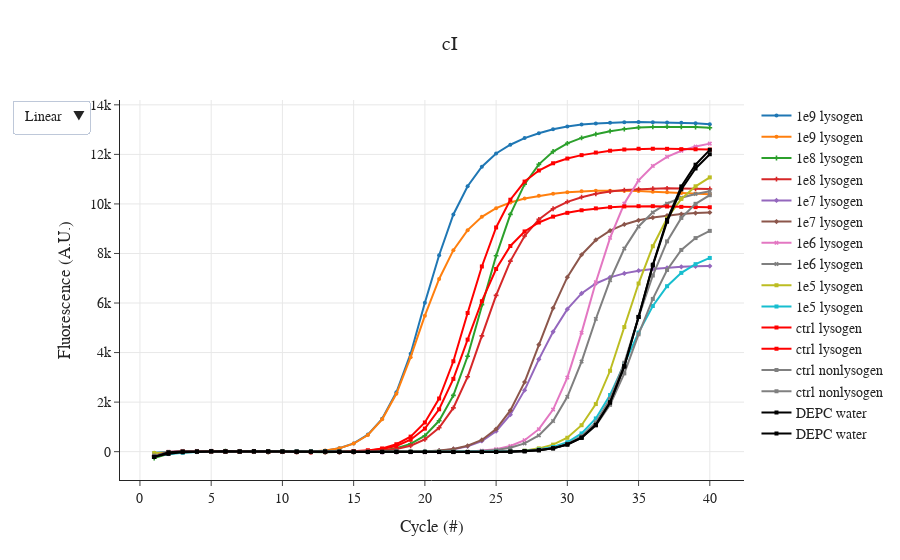

The notebook cell this image was saved under:
### Code cell
fig = go.Figure()
for i in cI.keys():
    label_ = cI[i]; 
    pos = "ctrl lysogen";
    neg = "ctrl nonlysogen";
    title_ = "cI"; 
    
    if "1e9" in label_:
        symbol = 'circle'; 
    elif "1e8" in label_:
        symbol = 'cross'; 
    elif "1e7" in label_:
        symbol = 'diamond'; 
    elif "1e6" in label_:
        symbol = 'x';
    elif "1e5" in label_:
        symbol = 'square';
    
    if label_ == neg:
        fig.add_trace(go.Scatter(
        x=df.index.to_numpy(),
        y=df[[i]].to_numpy()[:,0],
        mode='lines+markers', # Style name/legend entry with html tags
        name=label_,
        marker_symbol=symbol,
        marker=dict(color='grey', size=4),# override default to connect the gaps
        ))
    elif label_ == pos:
        fig.add_trace(go.Scatter(
        x=df.index.to_numpy(),
        y=df[[i]].to_numpy()[:,0],
        mode='lines+markers', # Style name/legend entry with html tags
        name=label_,
        marker_symbol=symbol,
        marker=dict(color='red', size=4),# override default to connect the gaps
        ))
    elif "DEPC" in label_:
        fig.add_trace(go.Scatter(
        x=df.index.to_numpy(),
        y=df[[i]].to_numpy()[:,0],
        mode='lines+markers', # Style name/legend entry with html tags
        name=label_,
        marker_symbol=symbol,
        marker=dict(color='black', size=4),# override default to connect the gaps
        ))
    else:
        fig.add_trace(go.Scatter(
        x=df.index.to_numpy(),
        y=df[[i]].to_numpy()[:,0],
        mode='lines+markers', # Style name/legend entry with html tags
        name=label_,
        marker_symbol=symbol,
        marker=dict(size=4),# override default to connect the gaps
        ))


fig.update_layout(xaxis_title='Cycle (#)',\
                  yaxis_title='Fluorescence (A.U.)',\
                  updatemenus=[dict(\
                       buttons=[\
                                dict(label="Linear",  method="relayout", args=[{"yaxis.type": "linear"}]),\
                                dict(label="Log", method="relayout", args=[{"yaxis.type": "log"}]),\
                               ])])
fig.update_xaxes(showgrid=True)
fig.update_yaxes(showgrid=True)
fig.update_layout(title_text=title_, title_x=0.5)
fig.layout.font.family = 'Arial'; fig.layout.font.size = 14

fig.show()
fig.write_html(folder+'/03_cI.html')

### Figure 1 — Plotly figure (JSON) as saved in the notebook; plotly's stock layout.template omitted (floating-point values rounded to 4 significant figures)
{"data": [{"marker": {"size": 4, "symbol": "circle"}, "mode": "lines+markers", "name": "1e9 lysogen", "type": "scatter", "x": [1, 2, 3, 4, 5, 6, 7, 8, 9, 10, 11, 12, 13, 14, 15, 16, 17, 18, 19, 20, 21, 22, 23, 24, 25, 26, 27, 28, 29, 30, 31, 32, 33, 34, 35, 36, 37, 38, 39, 40], "y": [-42.3, -10.29, 17.86, 12.57, 11.7, 3.448, -9.982, -10.41, 21.61, -14.83, -12.88, 3.609, 40.77, 140.0, 331.5, 688.4, 1325.0, 2395.0, 3956.0, 6010.0, 7929.0, 9573.0, 10720.0, 11500.0, 12040.0, 12390.0, 12660.0, 12850.0, 13020.0, 13120.0, 13200.0, 13250.0, 13280.0, 13300.0, 13310.0, 13300.0, 13290.0, 13270.0, 13250.0, 13220.0]}, {"marker": {"size": 4, "symbol": "circle"}, "mode": "lines+markers", "name": "1e9 lysogen", "type": "scatter", "x": [1, 2, 3, 4, 5, 6, 7, 8, 9, 10, 11, 12, 13, 14, 15, 16, 17, 18, 19, 20, 21, 22, 23, 24, 25, 26, 27, 28, 29, 30, 31, 32, 33, 34, 35, 36, 37, 38, 39, 40], "y": [-171.6, -74.67, -21.11, 4.908, 22.66, 28.24, 21.99, 17.53, -0.9893, -3.739, -0.1218, 5.677, 50.86, 136.7, 326.3, 671.1, 1305.0, 2338.0, 3816.0, 5489.0, 6970.0, 8133.0, 8942.0, 9478.0, 9830.0, 10060.0, 10220.0, 10330.0, 10420.0, 10470.0, 10510.0, 10530.0, 10540.0, 10530.0, 10520.0, 10490.0, 10470.0, 10440.0, 10420.0, 10390.0]}, {"marker": {"size": 4, "symbol": "cross"}, "mode": "lines+markers", "name": "1e8 lysogen", "type": "scatter", "x": [1, 2, 3, 4, 5, 6, 7, 8, 9, 10, 11, 12, 13, 14, 15, 16, 17, 18, 19, 20, 21, 22, 23, 24, 25, 26, 27, 28, 29, 30, 31, 32, 33, 34, 35, 36, 37, 38, 39, 40], "y": [-255.6, -80.82, 1.526, 10.78, 14.38, 17.07, 4.275, 6.436, -5.9, -0.9886, -11.63, -12.14, -18.7, -16.5, -2.853, 13.01, 47.07, 137.4, 313.9, 645.2, 1247.0, 2272.0, 3853.0, 5933.0, 7906.0, 9577.0, 10800.0, 11600.0, 12120.0, 12440.0, 12660.0, 12820.0, 12940.0, 13020.0, 13090.0, 13110.0, 13120.0, 13110.0, 13100.0, 13070.0]}, {"marker": {"size": 4, "symbol": "cross"}, "mode": "lines+markers", "name": "1e8 lysogen", "type": "scatter", "x": [1, 2, 3, 4, 5, 6, 7, 8, 9, 10, 11, 12, 13, 14, 15, 16, 17, 18, 19, 20, 21, 22, 23, 24, 25, 26, 27, 28, 29, 30, 31, 32, 33, 34, 35, 36, 37, 38, 39, 40], "y": [-176.5, -42.72, -4.44, 9.329, 10.8, 12.23, 13.72, 7.913, -2.454, 0.6745, -8.917, -19.36, -10.58, -16.93, -5.571, 10.75, 41.83, 106.2, 239.9, 492.8, 965.8, 1767.0, 3022.0, 4674.0, 6311.0, 7692.0, 8707.0, 9376.0, 9806.0, 10080.0, 10270.0, 10410.0, 10500.0, 10560.0, 10600.0, 10620.0, 10630.0, 10630.0, 10620.0, 10610.0]}, {"marker": {"size": 4, "symbol": "diamond"}, "mode": "lines+markers", "name": "1e7 lysogen", "type": "scatter", "x": [1, 2, 3, 4, 5, 6, 7, 8, 9, 10, 11, 12, 13, 14, 15, 16, 17, 18, 19, 20, 21, 22, 23, 24, 25, 26, 27, 28, 29, 30, 31, 32, 33, 34, 35, 36, 37, 38, 39, 40], "y": [-169.3, -80.05, -8.718, 5.65, 13.01, 10.45, 8.438, 8.455, 3.237, 2.899, -0.5422, -11.93, -7.993, -9.685, -11.82, -9.781, -17.62, -9.457, -1.021, 11.78, 41.24, 102.0, 213.8, 430.7, 825.9, 1492.0, 2483.0, 3726.0, 4839.0, 5753.0, 6387.0, 6788.0, 7036.0, 7197.0, 7305.0, 7375.0, 7424.0, 7459.0, 7481.0, 7491.0]}, {"marker": {"size": 4, "symbol": "diamond"}, "mode": "lines+markers", "name": "1e7 lysogen", "type": "scatter", "x": [1, 2, 3, 4, 5, 6, 7, 8, 9, 10, 11, 12, 13, 14, 15, 16, 17, 18, 19, 20, 21, 22, 23, 24, 25, 26, 27, 28, 29, 30, 31, 32, 33, 34, 35, 36, 37, 38, 39, 40], "y": [-184.4, -35.61, 3.301, 3.254, 17.45, 11.54, 6.332, 5.482, -0.7349, -3.4, -3.606, -12.76, -7.7, -8.59, -10.82, -10.58, -14.13, -6.295, -1.41, 11.37, 46.12, 108.9, 237.1, 472.4, 912.3, 1663.0, 2808.0, 4318.0, 5795.0, 7043.0, 7949.0, 8545.0, 8922.0, 9173.0, 9338.0, 9451.0, 9529.0, 9589.0, 9630.0, 9653.0]}, {"marker": {"size": 4, "symbol": "x"}, "mode": "lines+markers", "name": "1e6 lysogen", "type": "scatter", "x": [1, 2, 3, 4, 5, 6, 7, 8, 9, 10, 11, 12, 13, 14, 15, 16, 17, 18, 19, 20, 21, 22, 23, 24, 25, 26, 27, 28, 29, 30, 31, 32, 33, 34, 35, 36, 37, 38, 39, 40], "y": [-175.7, -13.81, 25.76, 23.92, 23.89, 13.01, 4.66, 1.903, -0.1049, -5.743, -9.802, -11.09, -12.31, -15.48, -16.47, -19.05, -24.77, -22.23, -21.23, -19.05, -23.04, -11.32, 0.4215, 37.03, 101.3, 227.3, 461.8, 908.0, 1699.0, 2992.0, 4804.0, 6839.0, 8630.0, 10010.0, 10950.0, 11530.0, 11900.0, 12150.0, 12310.0, 12430.0]}, {"marker": {"size": 4, "symbol": "x"}, "mode": "lines+markers", "name": "1e6 lysogen", "type": "scatter", "x": [1, 2, 3, 4, 5, 6, 7, 8, 9, 10, 11, 12, 13, 14, 15, 16, 17, 18, 19, 20, 21, 22, 23, 24, 25, 26, 27, 28, 29, 30, 31, 32, 33, 34, 35, 36, 37, 38, 39, 40], "y": [-186.9, -57.62, -7.717, 9.946, 22.49, 18.52, 7.875, 8.36, 6.503, -0.5622, -2.05, -2.421, -8.355, -8.185, -9.726, -14.56, -13.23, -15.1, -17.38, -19.89, -9.081, -6.294, -2.152, 23.0, 66.35, 156.3, 332.7, 655.5, 1236.0, 2216.0, 3639.0, 5356.0, 6924.0, 8197.0, 9089.0, 9659.0, 10020.0, 10250.0, 10400.0, 10510.0]}, {"marker": {"size": 4, "symbol": "square"}, "mode": "lines+markers", "name": "1e5 lysogen", "type": "scatter", "x": [1, 2, 3, 4, 5, 6, 7, 8, 9, 10, 11, 12, 13, 14, 15, 16, 17, 18, 19, 20, 21, 22, 23, 24, 25, 26, 27, 28, 29, 30, 31, 32, 33, 34, 35, 36, 37, 38, 39, 40], "y": [-52.89, -28.82, -7.049, -3.015, 8.083, 4.014, 7.917, 16.69, 3.95, 17.34, 0.02249, 1.636, -3.419, 0.1423, 3.9, -3.365, -4.5, -10.34, -3.483, -6.248, -5.661, -7.848, -9.522, -13.2, -1.493, 15.83, 41.77, 133.9, 283.5, 560.9, 1068.0, 1922.0, 3266.0, 5030.0, 6788.0, 8292.0, 9421.0, 10200.0, 10710.0, 11070.0]}, {"marker": {"size": 4, "symbol": "square"}, "mode": "lines+markers", "name": "1e5 lysogen", "type": "scatter", "x": [1, 2, 3, 4, 5, 6, 7, 8, 9, 10, 11, 12, 13, 14, 15, 16, 17, 18, 19, 20, 21, 22, 23, 24, 25, 26, 27, 28, 29, 30, 31, 32, 33, 34, 35, 36, 37, 38, 39, 40], "y": [-166.3, -93.61, -44.5, -13.79, 1.482, 12.7, 16.96, 18.06, 9.045, 11.55, 13.56, 7.692, 13.87, 7.39, 4.745, 2.141, 2.523, 0.7342, -5.027, -0.4492, -3.947, -7.446, -10.3, -6.052, 1.433, 10.88, 31.58, 87.39, 187.0, 379.2, 736.1, 1341.0, 2288.0, 3544.0, 4806.0, 5880.0, 6679.0, 7217.0, 7569.0, 7820.0]}, {"marker": {"color": "red", "size": 4, "symbol": "square"}, "mode": "lines+markers", "name": "ctrl lysogen", "type": "scatter", "x": [1, 2, 3, 4, 5, 6, 7, 8, 9, 10, 11, 12, 13, 14, 15, 16, 17, 18, 19, 20, 21, 22, 23, 24, 25, 26, 27, 28, 29, 30, 31, 32, 33, 34, 35, 36, 37, 38, 39, 40], "y": [-187.0, -63.55, 6.013, 14.07, 15.49, 7.615, -3.834, 8.368, -4.147, -11.95, -16.23, -22.58, -16.14, -13.16, 13.92, 52.25, 130.0, 299.7, 607.3, 1178.0, 2146.0, 3650.0, 5596.0, 7476.0, 9050.0, 10170.0, 10900.0, 11350.0, 11640.0, 11830.0, 11970.0, 12070.0, 12150.0, 12200.0, 12230.0, 12230.0, 12220.0, 12210.0, 12210.0, 12200.0]}, {"marker": {"color": "red", "size": 4, "symbol": "square"}, "mode": "lines+markers", "name": "ctrl lysogen", "type": "scatter", "x": [1, 2, 3, 4, 5, 6, 7, 8, 9, 10, 11, 12, 13, 14, 15, 16, 17, 18, 19, 20, 21, 22, 23, 24, 25, 26, 27, 28, 29, 30, 31, 32, 33, 34, 35, 36, 37, 38, 39, 40], "y": [-168.9, -11.2, 8.058, 13.65, 8.882, 4.264, 4.933, -1.028, -8.028, -6.99, -9.267, -13.82, -11.67, -8.445, 8.39, 42.11, 104.3, 231.4, 481.7, 930.8, 1711.0, 2938.0, 4522.0, 6073.0, 7374.0, 8302.0, 8890.0, 9250.0, 9487.0, 9640.0, 9744.0, 9820.0, 9869.0, 9900.0, 9910.0, 9910.0, 9898.0, 9882.0, 9871.0, 9865.0]}, {"marker": {"color": "grey", "size": 4, "symbol": "square"}, "mode": "lines+markers", "name": "ctrl nonlysogen", "type": "scatter", "x": [1, 2, 3, 4, 5, 6, 7, 8, 9, 10, 11, 12, 13, 14, 15, 16, 17, 18, 19, 20, 21, 22, 23, 24, 25, 26, 27, 28, 29, 30, 31, 32, 33, 34, 35, 36, 37, 38, 39, 40], "y": [-200.5, -23.24, 2.092, 7.047, 8.633, 8.3, 6.192, 6.568, 4.275, 4.745, 2.952, 0.5007, 3.167, -0.7178, -2.341, -3.897, -8.084, -8.984, -8.224, -11.29, -12.85, -18.34, -16.12, -7.431, -6.606, 1.124, 18.09, 62.9, 148.8, 314.1, 623.0, 1179.0, 2134.0, 3590.0, 5433.0, 7111.0, 8488.0, 9435.0, 10000.0, 10350.0]}, {"marker": {"color": "grey", "size": 4, "symbol": "square"}, "mode": "lines+markers", "name": "ctrl nonlysogen", "type": "scatter", "x": [1, 2, 3, 4, 5, 6, 7, 8, 9, 10, 11, 12, 13, 14, 15, 16, 17, 18, 19, 20, 21, 22, 23, 24, 25, 26, 27, 28, 29, 30, 31, 32, 33, 34, 35, 36, 37, 38, 39, 40], "y": [-175.8, -9.579, 7.626, 11.88, 16.85, 7.021, 2.865, 0.8658, 1.274, 3.273, -1.37, -4.54, -3.383, -5.895, -7.868, -2.093, -6.223, -6.737, -5.658, -5.131, -12.52, -15.12, -18.13, -10.26, -5.67, 2.471, 21.14, 58.77, 137.4, 284.5, 552.4, 1049.0, 1890.0, 3160.0, 4737.0, 6166.0, 7335.0, 8143.0, 8622.0, 8912.0]}, {"marker": {"color": "black", "size": 4, "symbol": "square"}, "mode": "lines+markers", "name": "DEPC water", "type": "scatter", "x": [1, 2, 3, 4, 5, 6, 7, 8, 9, 10, 11, 12, 13, 14, 15, 16, 17, 18, 19, 20, 21, 22, 23, 24, 25, 26, 27, 28, 29, 30, 31, 32, 33, 34, 35, 36, 37, 38, 39, 40], "y": [-215.5, -25.46, 4.61, 7.689, 11.27, 5.253, 4.897, 6.99, 5.516, 3.056, -5.231, -0.3005, 3.462, -3.05, -5.668, -9.745, -7.497, -7.905, -7.603, -9.471, -13.33, -10.67, -17.08, -9.315, -8.487, -0.2526, 19.4, 60.23, 133.6, 290.1, 563.2, 1075.0, 1979.0, 3432.0, 5438.0, 7547.0, 9358.0, 10710.0, 11580.0, 12180.0]}, {"marker": {"color": "black", "size": 4, "symbol": "square"}, "mode": "lines+markers", "name": "DEPC water", "type": "scatter", "x": [1, 2, 3, 4, 5, 6, 7, 8, 9, 10, 11, 12, 13, 14, 15, 16, 17, 18, 19, 20, 21, 22, 23, 24, 25, 26, 27, 28, 29, 30, 31, 32, 33, 34, 35, 36, 37, 38, 39, 40], "y": [-208.3, -88.37, -21.88, -0.4726, 16.71, 12.85, 8.181, 17.31, 9.885, 8.035, 2.738, 0.3868, 1.969, -1.249, 4.068, -11.53, -6.749, -6.048, -10.37, -11.6, -14.95, -12.37, -13.08, -16.43, -9.204, 2.218, 18.52, 57.3, 135.0, 291.6, 566.1, 1086.0, 1994.0, 3459.0, 5441.0, 7514.0, 9281.0, 10590.0, 11430.0, 12010.0]}], "layout": {"font": {"family": "Arial", "size": 14}, "title": {"text": "cI", "x": 0.5}, "updatemenus": [{"buttons": [{"args": [{"yaxis.type": "linear"}], "label": "Linear", "method": "relayout"}, {"args": [{"yaxis.type": "log"}], "label": "Log", "method": "relayout"}]}], "xaxis": {"showgrid": true, "title": {"text": "Cycle (#)"}}, "yaxis": {"showgrid": true, "title": {"text": "Fluorescence (A.U.)"}}}}
